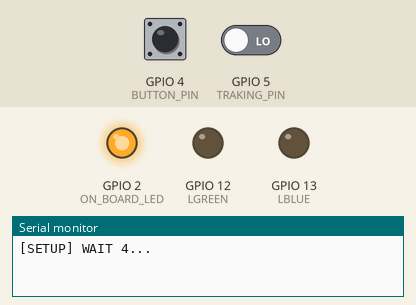
The sketch below on a simulated ESP8266 (NodeMCU). Parts: output pins drawn as LEDs (lit = HIGH), the last lines printed to the serial monitor. The inputs (shaded band) are chosen by the test bench; at power-on: GPIO 4 (BUTTON_PIN) HIGH, GPIO 5 (TRAKING_PIN) LOW. WiFi joins after 1.5 s; servers stay silent unless stated; uploads are accepted with an empty reply.

Above: at 0.1 s.
At 8.8 s:
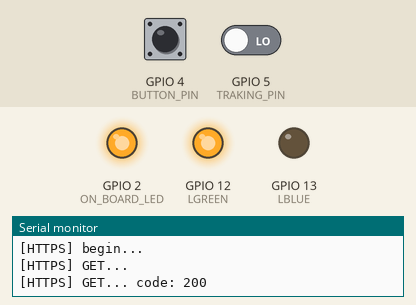
Timing chart, 0 to 10.3 s (numbered marks = the images above):
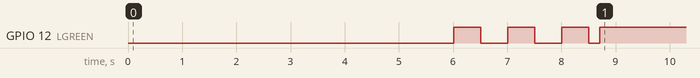

The sketch:

ESP12_F_SMS_IR_2_2_1_ToBeAdapted.ino
```cpp
/******************************************************************************************
   ESP-12-F Detect collision with Optocoupleur connected to GPIO5 / D04
            Send an SMS wtith Freebox if collision detected
            Push button reboot
   -- v 2.2.1
   -- When use with KingRoon KP3S, the start position is the board covering IR
   -- So if the collision is detected less than 3' after init it is not the printing end
   -- For the FreeSms service read : https://www.framboise314.fr/sms-gratuits-vers-les-portables-free/
******************************************************************************************/
#include <Arduino.h>
#include <ESP8266WiFi.h>
#include <ESP8266WiFiMulti.h>
#include <ESP8266HTTPClient.h>
#include <WiFiClientSecureBearSSL.h>

# define LRED   15
# define LGREEN 12
# define LBLUE  13
//
int valueRED = LOW, valueBLUE = LOW, valueGREEN = LOW;


ESP8266WiFiMulti WiFiMulti;

IPAddress ip;
String sIp = "";

const int BUTTON_PIN = 4;    // Define pin the button is connected to
const int ON_BOARD_LED = 2;  // Define pin the on-board LED is connected to
const int LDR_PIN = A0;      // Define the analog pin the LDR is connected to
const int TRAKING_PIN = 5;   // The tracking module attach to pin 5

bool IsStart = false;        // False, the board is on the detector and less than 3' is passed <=> Printing not started
bool SmsSent = false;        // True if an Sms has been sent

unsigned long start, nTimer = 180000; //3*60*1000millisecondes -- Start dé&tection after 3 minutes

///////////////////////////////////////////
//========================================
//----------------------
//--- Enter SSID and WIFI PASSWORD
#define WIFI_SSID "xxx"
#define WIFI_PASSWORD "yyy"
String sFreeSmsUrl ="https://smsapi.free-mobile.fr/sendmsg?user=xxx&pass=xxxx&msg=";
//========================================
///////////////////////////////////////////

//-- Setup
void setup() {

  Serial.begin(115200);

  pinMode(ON_BOARD_LED, OUTPUT);     // Initialize the LED_BUILTIN pin as an output
  pinMode(BUTTON_PIN, INPUT_PULLUP); // Initialize button pin with built-in pullup.
  digitalWrite(ON_BOARD_LED, HIGH);  // Ensure LED is off
  pinMode(TRAKING_PIN, INPUT);       // set trackingPin as INPUT;

  //////////////////////////////

for (uint8_t t = 4; t > 0; t--) {
    Serial.printf("[SETUP] WAIT %d...\n", t);
    Serial.flush();
    delay(1000);
    }

    WiFi.mode(WIFI_STA);
    WiFiMulti.addAP(WIFI_SSID, WIFI_SSID);

  Serial.println();
  Serial.print("Connecting to AP");
  WiFi.begin(WIFI_SSID, WIFI_PASSWORD);
  while (WiFi.status() != WL_CONNECTED) {
    Serial.print(".");
    delay(500);
  }

  Serial.println("");
  Serial.println("WiFi connected.");
  Serial.println("IP address: ");
  Serial.println(WiFi.localIP());
  Serial.println();

  //////////////////:

  int nRetry = 0;
  while ((WiFi.status() != WL_CONNECTED) && nRetry < 5)
  {
    analogWrite( LBLUE, 1023);
    delay(500);
    analogWrite( LBLUE, 0);
    delay(500);
    nRetry++;
  }
  analogWrite( LBLUE, 0);
  Serial.println("<WiFi connected>");
  Serial.flush();
  Serial.println("<SMS_IR ver=v2.2.1>");
  Serial.print("<ip=");
  ip = WiFi.localIP();
  sIp = String(ip[0]) + "." + String(ip[1]) + "." + String(ip[2]) + "." +  String(ip[3]);
  Serial.print(sIp);
  // Serial.print(WiFi.localIP());
  Serial.println(">");
  Serial.print("<MAC=");
  Serial.print(WiFi.macAddress());
  Serial.println(">");
  Serial.println("<OK>");
  for ( int x = 0 ; x < 3 ; x++ ) {
    analogWrite( LGREEN, 0);
    delay(500);
    analogWrite( LGREEN, 1023);
    delay(500);
  }
    analogWrite( LGREEN, 0);
     SendPrinterSms("Start printing");
}

// the loop function runs over and over again forever
void loop() {
  start = millis();
  int btn_Status = HIGH;
  // Check status of button
  btn_Status = digitalRead (BUTTON_PIN);
  if (btn_Status == LOW) {                // Button pushed, so do something
    analogWrite( LGREEN, 1023);
    delay(500);
    Serial.println(start);
    ESP.restart();
  }
  bool val = digitalRead(TRAKING_PIN); // read the value of tracking module
  if (val == HIGH)
  {
    if ((IsStart) && (!SmsSent)) {
      SmsSent = true;
      SendPrinterSms("Printing stopped");
      analogWrite( LRED, 0);
      analogWrite( LBLUE, 1023);
    }
  }
  if (start > nTimer && !IsStart)  {
    IsStart = true;
    //SendPrinterSms("Start detecting");
    analogWrite( LGREEN, 0);
    analogWrite( LRED, 1023);
  }
}

void SendPrinterSms(String sMsg) {
  // wait for WiFi connection
  if ((WiFiMulti.run() == WL_CONNECTED)) {
    std::unique_ptr<BearSSL::WiFiClientSecure>client(new BearSSL::WiFiClientSecure);
    client->setInsecure();
    HTTPClient https;
    Serial.print("[HTTPS] begin...\n");
    if (https.begin(*client, sFreeSmsUrl + sMsg))
    { // HTTPS

      Serial.print("[HTTPS] GET...\n");
      // start connection and send HTTP header
      int httpCode = https.GET();

      // httpCode will be negative on error
      if (httpCode > 0) {
        // HTTP header has been send and Server response header has been handled
        Serial.printf("[HTTPS] GET... code: %d\n", httpCode);

        // file found at server
        if (httpCode == HTTP_CODE_OK || httpCode == HTTP_CODE_MOVED_PERMANENTLY) {
          String payload = https.getString();
          Serial.println(payload);
        }
      } else {
        Serial.printf("[HTTPS] GET... failed, error: %s\n", https.errorToString(httpCode).c_str());
      }

      https.end();
      analogWrite( LGREEN, 1023);
    } else {
      Serial.printf("[HTTPS] Unable to connect\n");
    }
  }
}
```
